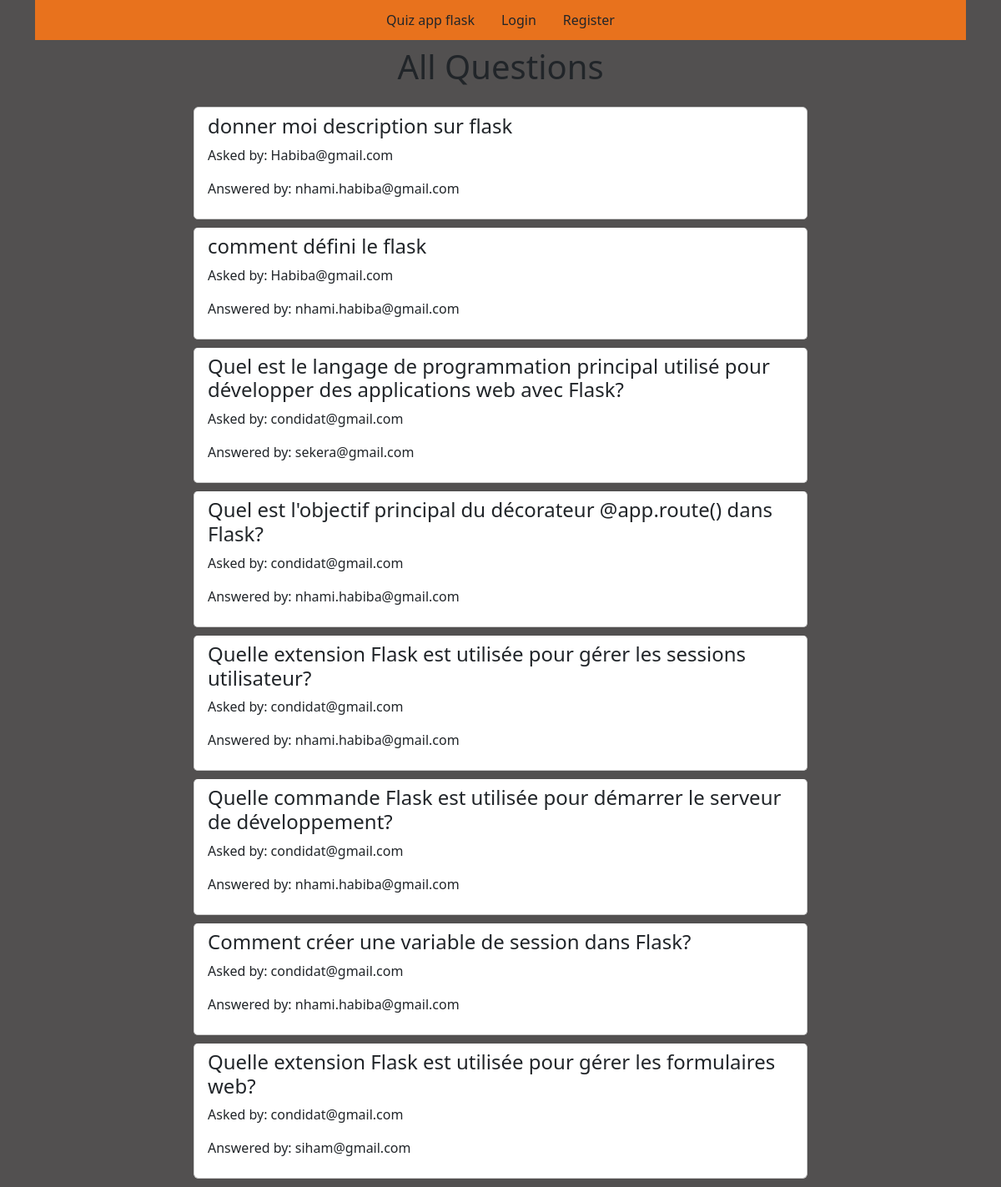
The page / on the database its author committed.
### tables this page shows
CREATE TABLE questions ( id integer primary key autoincrement, question_text text not null,answer_text text, asked_by_id integer not null, teacher_id integer not null );

CREATE TABLE users (id integer primary key autoincrement,name text not null,password text not null,teacher BOOLEAN DEFAULT NULL , admin boolean default null );

### app.py (the view)
@app.route("/")
def index():
    user = get_current_user()
    db = getdatabase()
    question_cursor = db.execute("SELECT questions.id, questions.question_text, askers.name AS asker_name, teachers.name AS teacher_name FROM questions JOIN users AS askers ON askers.id = questions.asked_by_id JOIN users AS teachers ON teachers.id = questions.teacher_id")
    question_result = question_cursor.fetchall()
    return render_template('home.html', user=user, question_result=question_result)

### app.py (called while the page is built)
@app.teardown_appcontext #C'est un décorateur qui enregistre la fonction suivante pour être exécutée lorsque le contexte de l'application Flask est déchargé.
def close_database(error):
    if hasattr(g,'quizapp_db'):
        g.quizapp_db.close()

def get_current_user():#qui est utilisée pour récupérer les informations de l'utilisateur actuellement connecté à partir de la session
    user_result = None
    if 'user' in session:
        user = session['user']
        db = getdatabase()
        user_cursor = db.execute("select * from users where name = ?", [user])
        user_result = user_cursor.fetchone()
    return user_result

### database.py (called while the page is built)
def connect_to_database(): # C'est une fonction définie pour se connecter à la base de données SQLite.
    sql = sqlite3.connect("C:/Users/Latitude 5300/Documents/Sekera/Quiz/quizapp.db")
    sql.row_factory = sqlite3.Row
    return sql

def getdatabase():
    if not hasattr(g, "quizapp_db"): #Cette ligne vérifie si l'objet g de Flask possède déjà une connexion à la base de données.
        g.quizapp_db = connect_to_database()
    return g.quizapp_db

### templates/home.html (shortened to what this page needs)
{% from "showlinks.html" import show_links %}
<!doctype html>
<html lang="en">
<head>
    <link href="https://cdn.jsdelivr.net/npm/bootstrap@5.3.3/dist/css/bootstrap.min.css" rel="stylesheet">
    <link rel="stylesheet" href="https://cdnjs.cloudflare.com/ajax/libs/font-awesome/5.15.4/css/all.min.css" />
    <link rel="stylesheet" type="text/css" href="{{url_for('static',filename = 'style.css')}}"/>
</head>
<body>
<div class="container">
    <div class="header mb-2">
        {{ show_links(user) }}
    </div>
    <div class="page-header text-center mb-4">
        <h1>All Questions</h1>
    </div>
    <div class="row justify-content-center">
        <div class="col-lg-8">
            <div class="list-group">
                {% for question in question_result %}
                <a href="#" class="list-group-item">
                    <h4 class="list-group-item-heading">{{ question['question_text'] }}</h4>
                    <p class="list-group-item-text">Asked by: {{ question['asker_name'] }}</p>
                    <p class="list-group-item-text">Answered by: {{ question['teacher_name'] }}</p>
                </a>
                {% endfor %}
            </div>
        </div>
    </div>
</div>
</body>
</html>

### templates/showlinks.html (shortened to what this page needs)
{% macro show_links(user) %}
<ul class="nav justify-content-center  p-1 ">
    <li class="nav-item">
        <a class="nav-link active text-dark" aria-current="page"  href= "{{url_for('index')}}">Quiz app flask</a>
    </li>
    {% if not user %}
    <li class="nav-item">
        <a class="nav-link text-dark" href= "{{url_for('login')}}">Login</a>
    </li>
    <li class="nav-item">
        <a class="nav-link text-dark" href= "{{url_for('register')}}">Register</a>
    </li>
    {% endif %}
</ul>
{% endmacro %}

### static/style.css (style rules this page uses)
body { background-color: rgb(82, 80, 80); }
.header { background-color: rgb(232, 114, 29); }
.list-group-item { border: 1px solid #ccc; border-radius: 5px; margin-bottom: 10px; }

### rows shown on the page
questions: question_text "donner moi description sur flask", asker_name "Habiba@gmail.com", teacher_name "nhami.habiba@gmail.com"
questions: question_text "comment défini le flask", asker_name "Habiba@gmail.com", teacher_name "nhami.habiba@gmail.com"
questions: question_text "Quel est le langage de programmation principal utilisé pour développer des applications web avec Flask?", asker_name "condidat@gmail.com", teacher_name "sekera@gmail.com"
questions: question_text "Quel est l'objectif principal du décorateur @app.route() dans Flask?", asker_name "condidat@gmail.com", teacher_name "nhami.habiba@gmail.com"
questions: question_text "Quelle extension Flask est utilisée pour gérer les sessions utilisateur?", asker_name "condidat@gmail.com", teacher_name "nhami.habiba@gmail.com"
questions: question_text "Quelle commande Flask est utilisée pour démarrer le serveur de développement?", asker_name "condidat@gmail.com", teacher_name "nhami.habiba@gmail.com"
questions: question_text "Comment créer une variable de session dans Flask?", asker_name "condidat@gmail.com", teacher_name "nhami.habiba@gmail.com"
questions: question_text "Quelle extension Flask est utilisée pour gérer les formulaires web?", asker_name "condidat@gmail.com", teacher_name "siham@gmail.com"
